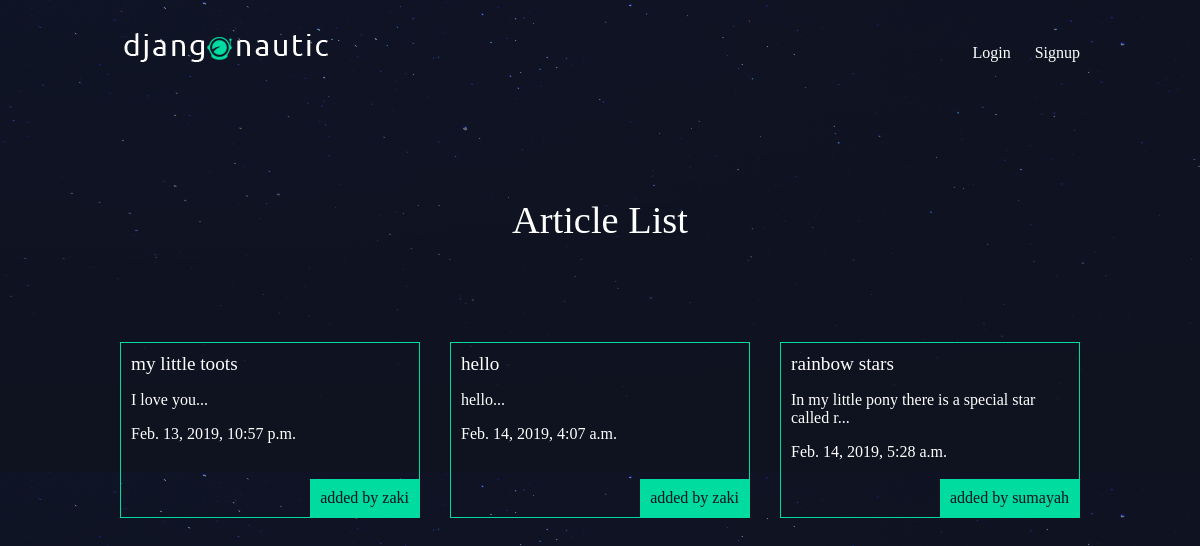
The app's page /articles/ with its own data.
### articles/models.py (models this page shows, shortened)
class Article(models.Model):
    title = models.CharField(max_length=100)
    slug = models.SlugField()
    body = models.TextField()
    date = models.DateTimeField(auto_now_add = True)
    thumb = models.ImageField(default='default.png', blank=True)
    author = models.ForeignKey(User, default=None, on_delete=models.DO_NOTHING)
    def snippet(self):
        return self.body[:50] + '...'

### articles/views.py (the view)
def article_list(request):
    articles = Article.objects.all()
    return render(request, 'articles/article_list.html', {'articles': articles})

### articles/templates/articles/article_list.html
{% extends 'base_layout.html' %}
    {% block content %}
    <h1>Article List</h1>
    <div class="articles">
        {% for article in articles %}
            <div class="article">
                <h2><a href="{% url 'articles:detail' slug=article.slug %}">{{article.title}}</a></h2>
                <p>{{article.snippet}}</p>
                <p>{{article.date}}</p>
                <p class="author">added by {{article.author.username}}</p>
            </div>
        {% endfor %}
    </div>
    {% endblock %}

### templates/base_layout.html (shortened to what this page needs)
{% load static from staticfiles %}
<!DOCTYPE html>
<html lang="en" dir="ltr">
    <head>
        <link rel="stylesheet" href="{% static 'styles.css' %}">
    </head>
    <body>
        <header class="wrapper">
            <h1><a href="{% url 'home' %}"><img src="{% static 'logo.png' %}"></a></h1>
            <nav>
                <ul>
                    {%  if user.is_authenticated %}
                        <li>
                            <form class="logout-link" action="{% url 'accounts:logout' %}" method="post">
                                {% csrf_token %}
                                <button type="submit">Logout</button>
                            </form>
                        </li>
                        <li>
                            <a href="{% url 'articles:create' %}" class="highlight">New Article</a>
                        </li>
                    {% else %}
                        <li><a href="{% url 'accounts:login' %}">Login</a></li>
                        <li><a href="{% url 'accounts:signup' %}">Signup</a></li>
                    {% endif %}
                </ul>
            </nav>
        </header>
        <div class="wrapper">
            {% block content %}
            {% endblock %}
        </div>
    </body>
</html>

### assets/styles.css (style rules this page uses)
body { background-color: #0f121f; background-image: url(stars.png); background-repeat-y: no-repeat; color: #fff; }
body * { font-family: Ubuntu; }
h1, h2, h3, h4, h5 { font-weight: normal; margin: 0; }
a, a:hover, a:visited { color: #fff; text-decoration: none; }
.wrapper { max-width: 960px; margin:0 auto; }
div.wrapper h1 { text-align: center; margin: 100px auto; font-size: 2.4em; }
header { display: grid; grid-template-columns: 1fr 1fr; padding: 20px 0; }
nav { justify-self: end; }
nav li { display: inline-block; margin-left: 20px; }
.articles { display: grid; grid-template-columns: 1fr 1fr 1fr; grid-gap: 30px; }
.article { padding: 10px; border: 1px solid #00dba0; position: relative; padding-bottom: 40px; }
.article .author { padding: 10px; background: #00dba0; position: absolute; right: 0; bottom: 0; margin: 0; color: #0f121f; }
.article h2 { font-size: 1.2em; }

### records on screen
Article: title "my little toots", snippet "I love you...", date "Feb. 13, 2019, 10:57 p.m.", author.username "zaki"
Article: title "hello", snippet "hello...", date "Feb. 14, 2019, 4:07 a.m.", author.username "zaki"
Article: title "rainbow stars", snippet "In my little pony there is a special star called r...", date "Feb. 14, 2019, 5:28 a.m.", author.username "sumayah"
